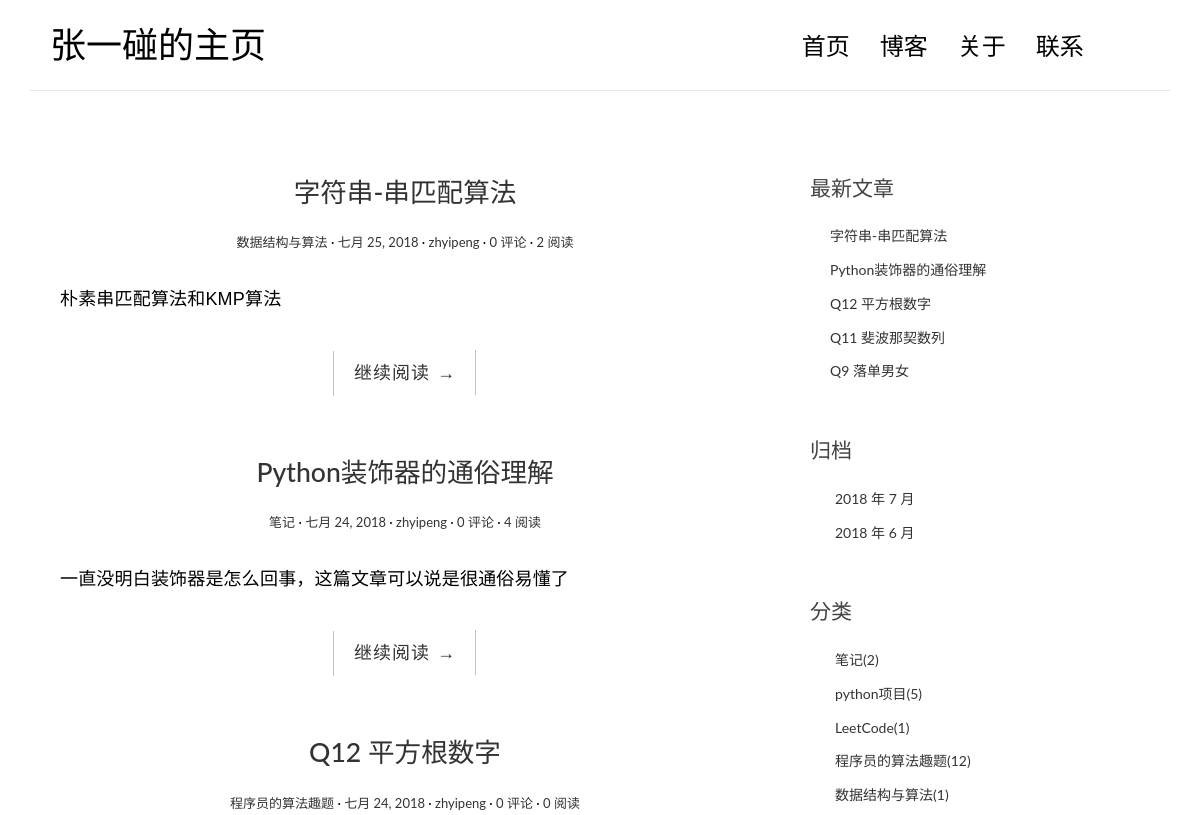
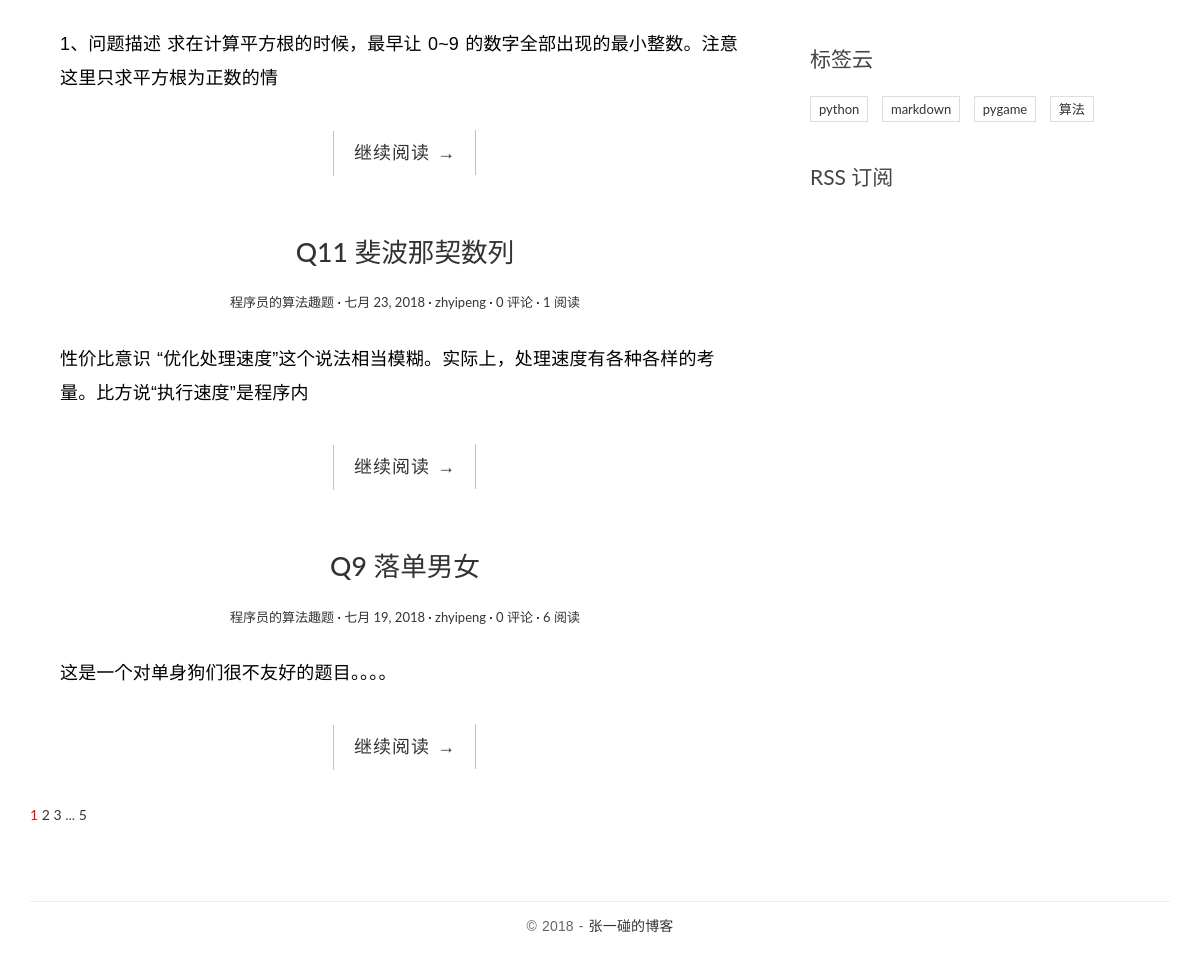
The app's page /, older data (2 pictures, top to bottom).
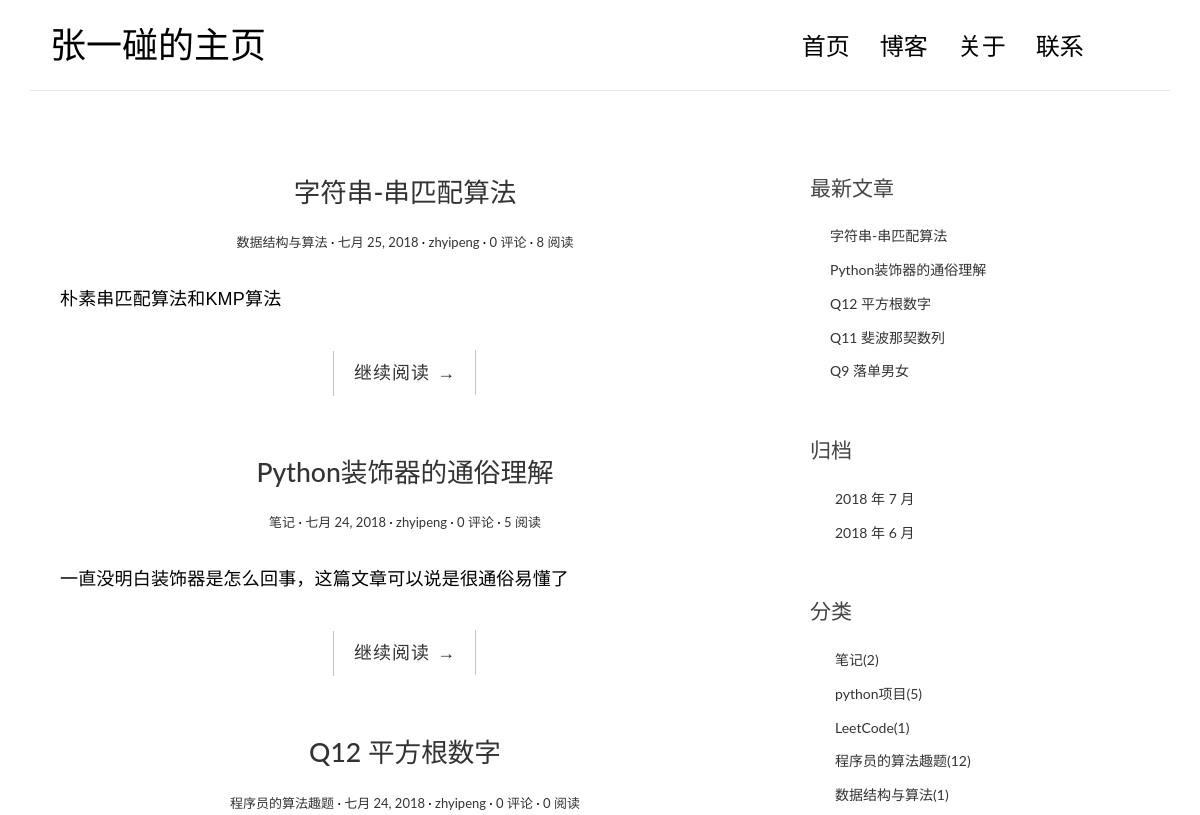
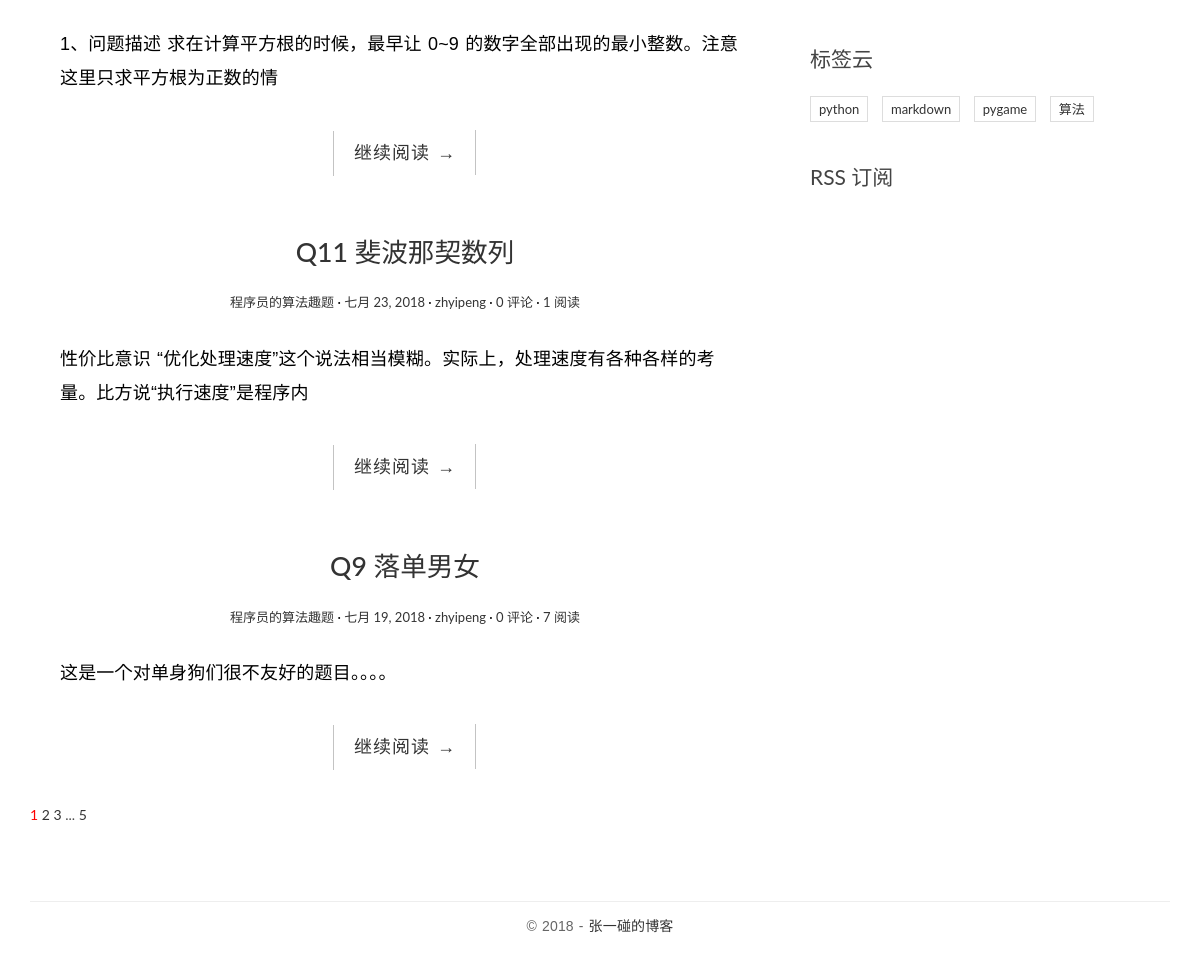
The same page, newer data (2 pictures, top to bottom).
### blog/models.py (models this page shows, shortened)
@python_2_unicode_compatible
class Post(models.Model):
    title = models.CharField(max_length=100)
    body = models.TextField()
    created_time = models.DateField()
    modified_time = models.DateField()
    excerpt = models.CharField(max_length=200, blank=True)
    category = models.ForeignKey(Category, on_delete=models.CASCADE)
    tag = models.ManyToManyField(Tag, blank=True)
    author = models.ForeignKey(User, on_delete=models.CASCADE)
    views = models.PositiveIntegerField(default=0)
    def get_absolute_url(self):
        return reverse('blog:detail', kwargs={'pk': self.pk})
    class Meta:
        ordering = ['-created_time']

class Category(models.Model):
    name = models.CharField(max_length=100)

class Tag(models.Model):
    name = models.CharField(max_length=100)

### blog/views.py (the view, shortened to what this page needs)
# urls.py: url(r'^$', views.IndexView.as_view(), name='index'),
class IndexView(ListView):
    model = Post
    template_name = 'blog/index.html'
    context_object_name = 'post_list'
    paginate_by = 5
    def get_context_data(self, **kwargs):
        context = super().get_context_data(**kwargs)
        paginator = context.get('paginator')
        page = context.get('page_obj')
        is_paginated = context.get('is_paginated')
        pagination_data = self.pagination_data(paginator, page, is_paginated)
        context.update(pagination_data)
        other = {'title': '张一碰的主页',
                 'welcome': '张一碰的主页',}
        context.update(other)
        return context
    def pagination_data(self, paginator, page, is_paginated):
        if not is_paginated:
            return {}
        left = []
        right = []
        left_has_more = False
        right_has_more = False
        first = False
        last = False
        page_number = page.number
        total_pages = paginator.num_pages
        page_range = paginator.page_range
        if page_number==1:
            right = page_range[page_number:page_number+2]
            if right[-1]<total_pages-1:
                right_has_more = True
            if right[-1]<total_pages:
                last = True
        elif page_number == total_pages:
            left = page_range[(page_number-3) if (page_number-3)>0 else 0:page_number-1]
            if left[0] > 2:
                left_has_more = True
            if left[0] > 1:
                first = True
        data = {
            'left': left,
            'right': right,
            'left_has_more': left_has_more,
            'right_has_more': right_has_more,
            'first': first,
            'last': last,
        }
        return data

### blog/templatetags/blog_tags.py (called while the page is built)
@register.simple_tag()
def get_recent_posts(num=5):
    return Post.objects.all().order_by('-created_time')[:num]

@register.simple_tag()
def archives():
    return Post.objects.dates('created_time', 'month', order='DESC')

@register.simple_tag()
def get_categories():
    return Category.objects.annotate(num_posts=Count('post')).filter(num_posts__gt=0)

@register.simple_tag()
def get_tags():
    return Tag.objects.annotate(num_posts=Count('post')).filter(num_posts__gt=0)

### templates/blog/index.html (shortened to what this page needs)
{% extends 'base.html' %}
{% block main %}
    {% for post in post_list %}
        <article class="post post-{{ post.pk }}">
            <header class="entry-header">
                <h1 class="entry-title">
                    <a href="{{ post.get_absolute_url }}">{{ post.title }}</a>
                </h1>
                <div class="entry-meta">
                    <span class="post-category"><a href="{% url 'blog:category' post.category.pk %}">{{ post.category.name }}</a></span>
                    <span class="post-date"><a href="{% url 'blog:archives' post.created_time.year post.created_time.month %}"><time class="entry-date"
                                                              datetime="{{ post.created_time }}">{{ post.created_time }}</time></a></span>
                    <span class="post-author"><a href="#">{{ post.author }}</a></span>
                    <span class="comments-link"><a href="#"><span>{{ post.comment_set.count }}</span> 评论</a></span>
                    <span class="views-count"><a href="#"><span>{{ post.views }}</span> 阅读</a></span>
                </div>
            </header>
            <div class="entry-content clearfix">
                <p>{{ post.excerpt }}</p>
                <div class="read-more cl-effect-14">
                    <a href="{{ post.get_absolute_url }}" class="more-link">继续阅读 <span class="meta-nav">→</span></a>
                </div>
            </div>
        </article>
    {% empty %}
        <div class="no-post">暂时还没有发布的文章！</div>
    {% endfor %}
    {% if is_paginated %}
    <div class="pagination">
      <a href="?page={{ page_obj.number }}" style="color:red">{{ page_obj.number }}</a>
      {% if right %}
        {% for i in right %}
            <a href="?page={{ i }}">{{ i }}</a>
        {% endfor %}
        {% if right_has_more %}
            <span>...</span>
        {% endif %}
      {% endif %}
      {% if last %}
        <a href="?page={{ paginator.num_pages }}">{{ paginator.num_pages }}</a>
      {% endif %}
    </div>
    {% endif %}
{% endblock main %}

### templates/base.html (shortened to what this page needs)
{% load staticfiles %}
{% load blog_tags %}
<!DOCTYPE html>
<html>
<head>
    <link rel="stylesheet" href="http://code.ionicframework.com/ionicons/2.0.1/css/ionicons.min.css">
    <link rel="stylesheet" href="{% static 'blog/css/bootstrap.min.css' %}">
    <link rel="stylesheet" href="{% static 'blog/css/pace.css' %}">
    <link rel="stylesheet" href="{% static 'blog/css/custom.css' %}">
    <link rel="stylesheet" href="{% static 'blog/css/highlights/github.css' %}">
</head>
<body>
<div class="container">
    <header id="site-header">
        <div class="row">
            <div class="col-md-4 col-sm-5 col-xs-8">
                <div class="logo">
                    <h1><a href="{% url 'blog:index' %}">{{ welcome }}</a></h1>
                </div>
            </div>
            <div class="col-md-8 col-sm-7 col-xs-4">
                <nav class="main-nav" role="navigation">
                    <div class="collapse navbar-collapse" id="bs-example-navbar-collapse-1">
                        <ul class="nav navbar-nav navbar-right">
                            <li class="cl-effect-11"><a href="{% url 'blog:index' %}" data-hover="首页">首页</a></li>
                            <li class="cl-effect-11"><a href="{% url 'blog:index' %}" data-hover="博客">博客</a></li>
                            <li class="cl-effect-11"><a href="{% url 'blog:about' %}" data-hover="关于">关于</a></li>
                            <li class="cl-effect-11"><a href="{% url 'blog:contact' %}" data-hover="联系">联系</a></li>
                        </ul>
                    </div>
                </nav>
            </div>
        </div>
    </header>
</div>
<div class="content-body">
    <div class="container">
        <div class="row">
            <main class="col-md-8">
                {% block main %}
                {% endblock main %}
            </main>
            <aside class="col-md-4">
                <div class="widget widget-recent-posts">
                    <h3 class="widget-title">最新文章</h3>
                    {% get_recent_posts as recent_post_list %}
                    <ul>
                        {% for post in recent_post_list %}
                        <li>
                            <a href="{{ post.get_absolute_url }}">{{ post.title }}</a>
                        </li>
                        {% empty %}
                        暂无文章！
                        {% endfor %}
                    </ul>
                </div>
                <div class="widget widget-archives">
                    <h3 class="widget-title">归档</h3>
                    {% archives as date_list %}
                    <ul>
                        {% for date in date_list %}
                        <li>
                            <a href="{% url 'blog:archives' date.year date.month %}">{{ date.year }} 年 {{ date.month }} 月</a>
                        </li>
                        {% empty %}
                        暂无归档！
                        {% endfor %}
                    </ul>
                </div>
                <div class="widget widget-category">
                    <h3 class="widget-title">分类</h3>
                    {% get_categories as category_list %}
                    <ul>
                        {% for category in category_list %}
                        <li>
                            <a href="{% url 'blog:category' category.pk %}">{{ category.name }}<span class="post-count">({{ category.num_posts }})</span></a>
                        </li>
                        {% empty %}
                        暂无分类！
                        {% endfor %}
                    </ul>
                </div>
                <div class="widget widget-tag-cloud">
                    <h3 class="widget-title">标签云</h3>
                    {% get_tags as tag_list %}
                    <ul>
                        {% for tag in tag_list %}
                        <li>
                            <a href="{% url 'blog:tag' tag.pk %}">{{ tag.name }}</a>
                        </li>
                        {% empty %}
                        暂无标签
                        {% endfor %}
                    </ul>
                </div>
                <div class="rss">
                    <a href="{% url 'rss' %}"> RSS 订阅</a>
                </div>
            </aside>
        </div>
    </div>
</div>
<footer id="site-footer">
    <div class="container">
        <div class="row">
            <div class="col-md-12">
                <p class="copyright">&copy 2018 - <a href="http://zhyipeng.pythonanywhere.com" title="张一碰的博客" target="_blank">张一碰的博客</a>
                </p>
            </div>
        </div>
    </div>
</footer>
</body>
</html>

### blog/static/blog/css/custom.css (style rules this page uses)
* { outline: none; }
h1, h2, h3, h4, h5, h6 { margin-top: 0; }
a { color: #333; }
body { color: #444; font-family: 'Lato', sans-serif; }
p { font-family: 'Ubuntu', sans-serif; font-weight: 400; word-spacing: 1px; letter-spacing: 0.01em; }
#site-header { background-color: #FFF; padding: 25px 20px; margin-bottom: 40px; border-bottom: 1px solid #e7e7e7; }
.logo h1 a { color: #000; }
.logo h1 { margin: 0; font-family: 'Lato', sans-serif; font-weight: 300; }
.main-nav { margin-top: 11px; max-width: 95%; }
.main-nav a { color: #000000 !important; padding: 0 0 5px 0 !important; margin-right: 30px; font-family: 'Lato', sans-serif; font-weight: 300; font-size: 24px; }
.cl-effect-11 a { padding: 10px 0; color: #0972b4; text-shadow: none; }
.cl-effect-11 a::before { position: absolute; top: 0; left: 0; overflow: hidden; padding: 0 0 5px 0 !important; max-width: 0; border-bottom: 1px solid #000; color: #000; content: attr(data-hover); white-space: nowrap; -webkit-transition: max-width 0.5s; -moz-transition: max-width 0.5s; transition: max-width 0.5s; }
.content-body { padding-bottom: 4em; }
.post { background: #fff; padding: 30px 30px 0; }
.entry-title { text-align: center; font-size: 1.9em; margin-bottom: 20px; line-height: 1.6; padding: 10px 20px 0; }
.entry-meta { text-align: center; color: #DDDDDD; font-size: 13px; margin-bottom: 30px; }
.entry-content { font-size: 18px; line-height: 1.9; font-weight: 300; color: #000; }
.post-category::after, .post-date::after, .post-author::after, .comments-link::after { content: ' ·'; color: #000; }
.read-more { font-family: 'Ubuntu', sans-serif; font-weight: 400; word-spacing: 1px; letter-spacing: 0.01em; text-align: center; margin-top: 20px; }
.cl-effect-14 a { padding: 0 20px; height: 45px; line-height: 45px; position: relative; display: inline-block; margin: 15px 25px; letter-spacing: 1px; font-weight: 400; text-shadow: 0 0 1px rgba(255, 255, 255, 0.3); }
.cl-effect-14 a::before, .cl-effect-14 a::after { position: absolute; width: 45px; height: 1px; background: #C3C3C3; content: ''; -webkit-transition: all 0.3s; -moz-transition: all 0.3s; transition: all 0.3s; pointer-events: none; }
.cl-effect-14 a::before { top: 0; left: 0; -webkit-transform: rotate(90deg); -moz-transform: rotate(90deg); transform: rotate(90deg); -webkit-transform-origin: 0 0; -moz-transform-origin: 0 0; transform-origin: 0 0; }
.cl-effect-14 a::after { right: 0; bottom: 0; -webkit-transform: rotate(90deg); -moz-transform: rotate(90deg); transform: rotate(90deg); -webkit-transform-origin: 100% 0; -moz-transform-origin: 100% 0; transform-origin: 100% 0; }
.widget { background: #fff; padding: 30px 0 0; }
.widget-title { font-size: 1.5em; margin-bottom: 20px; line-height: 1.6; padding: 10px 0 0; font-weight: 400; }
.widget-recent-posts ul { padding: 0; margin: 0; padding-left: 20px; }
.widget-recent-posts ul li { list-style-type: none; position: relative; line-height: 170%; margin-bottom: 10px; }
.widget-recent-posts ul li::before { content: '\f3d3'; font-family: "Ionicons"; position: absolute; left: -17px; top: 3px; font-size: 16px; color: #000; }
.widget-archives ul { padding: 0; margin: 0; padding-left: 25px; }
.widget-archives ul li { list-style-type: none; position: relative; line-height: 170%; margin-bottom: 10px; }
.widget-archives ul li::before { content: '\f3f3'; font-family: "Ionicons"; position: absolute; left: -25px; top: 1px; font-size: 16px; color: #000; }
.widget-category ul { padding: 0; margin: 0; padding-left: 25px; }
.widget-category ul li { list-style-type: none; position: relative; line-height: 170%; margin-bottom: 10px; }
.widget-category ul li::before { content: '\f3fe'; font-family: "Ionicons"; position: absolute; left: -25px; top: 1px; font-size: 18px; color: #000; }
.widget-tag-cloud ul { padding: 0; margin: 0; margin-right: -10px; }
.widget-tag-cloud ul li { list-style-type: none; font-size: 13px; display: inline-block; margin-right: 10px; margin-bottom: 10px; padding: 3px 8px; border: 1px solid #ddd; }
.rss { font-size: 21px; margin-top: 30px; }
.rss a { color: #444; }
#site-footer { padding-top: 10px; padding: 0 0 1.5em 0; }
.copyright { text-align: center; padding-top: 1em; margin: 0; border-top: 1px solid #eee; color: #666; }

Row changes from the older to the newer data that the page shows:
changed Post "字符串-串匹配算法": views "2" → "8"
changed Post "Python装饰器的通俗理解": views "4" → "5"
changed Post "Q9 落单男女": views "6" → "7"
